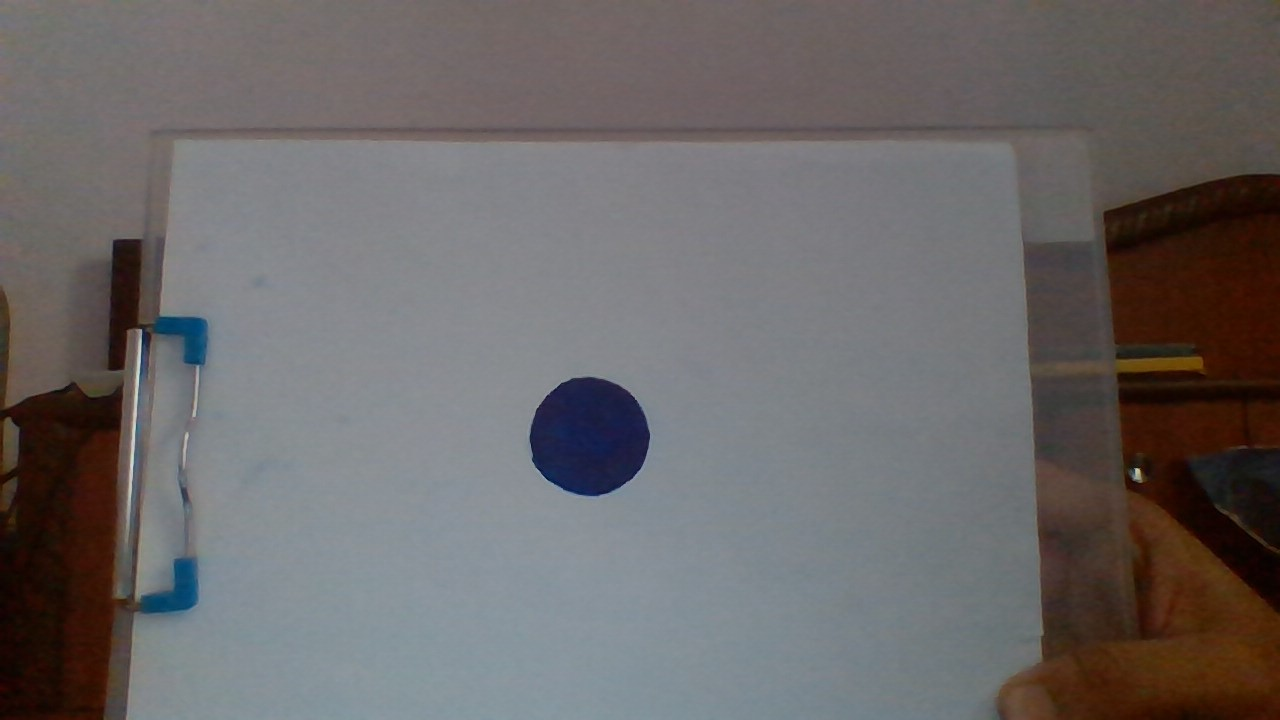
#> input picture train/calibration.jpg, 1280 x 720 px
$ python test_run.py
#> lines starting #> are read from the running program, lines starting #| are printed output that depends on the picture; after the words box and inside, x2 and y2 are one past the last pixel; in counts of white or black regions, pixels touching at a corner belong together; long printed decimals are rounded
### calibration.py
import cv2
import numpy as np
import math

class focalLength:
    '''
    Calculate the distance between the circle marker and camera

    :param image: Image of object whose distance is to be measured
    :param marker_rad: Radius of circle marker
    :param distance: Distance between the marker and the camera
    '''
    #initializes the values
    def __init__(self, image, distance, marker_rad):
        self.image=image
        self.distance=distance
        self.marker_rad=marker_rad
        self.focal=0.0


    #Return distance between the marker and camera along with marker radius
    def get_val(self):
        return self.distance, self.marker_rad


    #Return Focal length in the pixel
    def getFocalLength(self):
        contours,hierarchy = cv2.findContours(self.image,cv2.RETR_EXTERNAL,cv2.CHAIN_APPROX_NONE)
        for cnt in contours:
            area = cv2.contourArea(cnt)

            if area>500:

                peri = cv2.arcLength(cnt,True)
                #print(peri)
                approx = cv2.approxPolyDP(cnt,0.02*peri,True)
                print(len(approx))
                objCor = len(approx)
                x, y, w, h = cv2.boundingRect(approx)

                if objCor>4:
                    objectType= "Circles"
                    print(f'The area of circle is:{area}')
                    pixel_rad=math.sqrt(area/math.pi)
                    self.focal=self.distance*pixel_rad/self.marker_rad


                else:objectType="None"


        return self.focal

### measure_distance.py
import cv2
import numpy as np
import math


class distance:
	'''
	Calculate the distance between the circle marker and camera

	:param image: Image of object whose distance is to be measured
	:param imageCanny: Canny Image
	:param marker_rad: Radius of circle marker
	:param focal_length: Focal length calculated at the time of callibration
	'''
    #initializes the values
    def __init__(self, image, imageCanny, marker_rad, focal_length):
        self.image=image
        self.imageCanny=imageCanny
        self.marker_rad=marker_rad
        self.focal_length=focal_length
        self.distance=0.0

    #Return Focal length and marker radius
    def get_val(self):
        return self.focal_length, self.marker_rad


    #Calculate the distance between the marker and the camera
    def getDistance(self):
	    contours,hierarchy = cv2.findContours(self.imageCanny,cv2.RETR_EXTERNAL,cv2.CHAIN_APPROX_NONE)
	    for cnt in contours:
	        area = cv2.contourArea(cnt)

	        if area>500:
	            cv2.drawContours(self.image, cnt, -1, (255, 0, 0), 3)
	            peri = cv2.arcLength(cnt,True)
	            #print(peri)
	            approx = cv2.approxPolyDP(cnt,0.02*peri,True)
	            print(len(approx))
	            objCor = len(approx)
	            x, y, w, h = cv2.boundingRect(approx)


	            if objCor>4:
	                objectType= "Circles"
	                print(f'The area of circle is:{area}')
	                pixel_rad=math.sqrt(area/math.pi)


	                distance=self.focal_length*self.marker_rad/pixel_rad
	                print(f'The calculated distance is {distance}')
	            else:objectType="None"


	            cv2.rectangle(self.image,(x,y),(x+w,y+h),(0,255,0),2)
	            cv2.putText(self.image, objectType,
	                        (x+(w//2)-10,y+(h//2)-10),cv2.FONT_HERSHEY_COMPLEX,0.7,
	                        (0,0,0),2)

### test_run.py
'''
Object Distance Detection
'''
import cv2
import numpy as np
import math
from calibration import focalLength as fl
from measure_distance import distance

def stackImages(scale,imgArray):
    '''
    Generates a single scaled image consisting of all the image

    :param scale: float, provide a value to which all the images is to be scaled
    :param imgArray: String Array, list of images to merged
    '''
    rows = len(imgArray)
    cols = len(imgArray[0])
    rowsAvailable = isinstance(imgArray[0], list)
    width = imgArray[0][0].shape[1]
    height = imgArray[0][0].shape[0]
    if rowsAvailable:
        for x in range ( 0, rows):
            for y in range(0, cols):
                if imgArray[x][y].shape[:2] == imgArray[0][0].shape [:2]:
                    imgArray[x][y] = cv2.resize(imgArray[x][y], (0, 0), None, scale, scale)
                else:
                    imgArray[x][y] = cv2.resize(imgArray[x][y], (imgArray[0][0].shape[1], imgArray[0][0].shape[0]), None, scale, scale)
                if len(imgArray[x][y].shape) == 2: imgArray[x][y]= cv2.cvtColor( imgArray[x][y], cv2.COLOR_GRAY2BGR)
        imageBlank = np.zeros((height, width, 3), np.uint8)
        hor = [imageBlank]*rows
        hor_con = [imageBlank]*rows
        for x in range(0, rows):
            hor[x] = np.hstack(imgArray[x])
        ver = np.vstack(hor)
    else:
        for x in range(0, rows):
            if imgArray[x].shape[:2] == imgArray[0].shape[:2]:
                imgArray[x] = cv2.resize(imgArray[x], (0, 0), None, scale, scale)
            else:
                imgArray[x] = cv2.resize(imgArray[x], (imgArray[0].shape[1], imgArray[0].shape[0]), None,scale, scale)
            if len(imgArray[x].shape) == 2: imgArray[x] = cv2.cvtColor(imgArray[x], cv2.COLOR_GRAY2BGR)
        hor= np.hstack(imgArray)
        ver = hor
    return ver
#Enter the path of the train image which would be used for callibration of focal length in pixel
train_path = 'train/calibration.jpg'
img = cv2.imread(train_path)
#> img is the input picture: shape (720, 1280, 3); mean B, G, R 103.8, 103.6, 107.2
imgContour = img.copy()


imgGray = cv2.cvtColor(img,cv2.COLOR_BGR2GRAY)
imgBlur = cv2.GaussianBlur(imgGray,(7,7),1)
imgCanny = cv2.Canny(imgBlur,50,50)
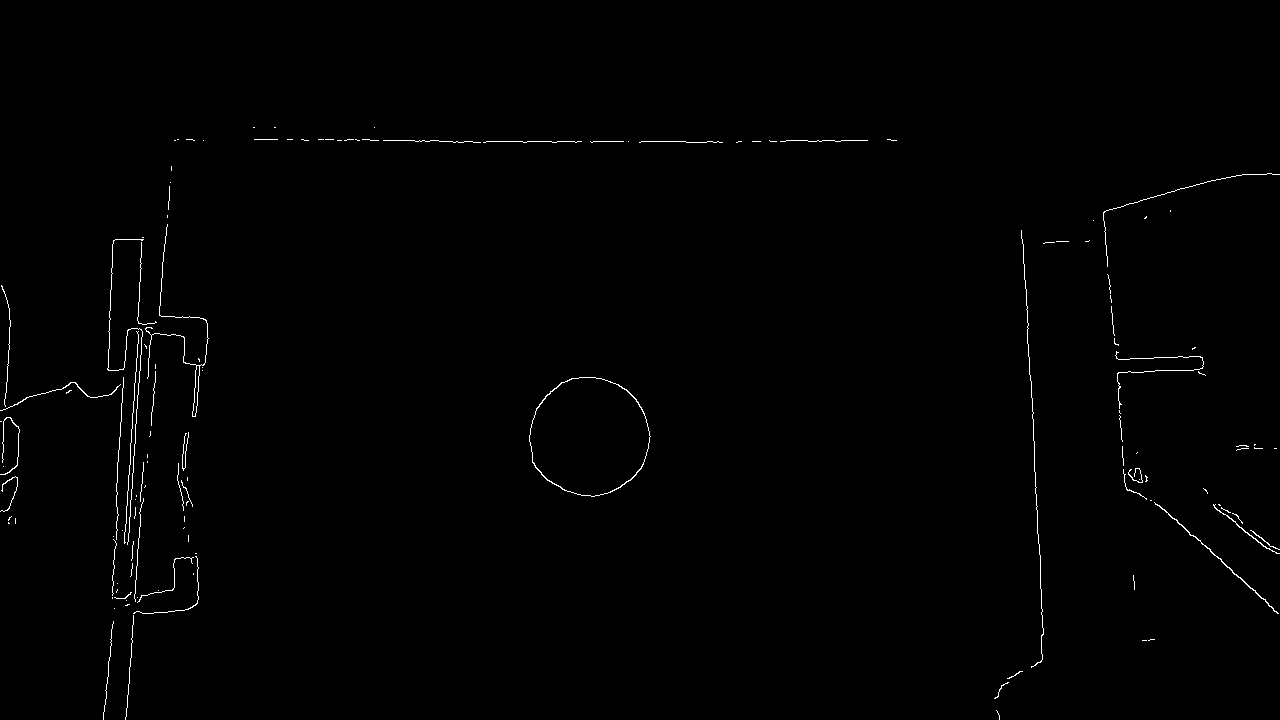
#> imgCanny: shape (720, 1280); 0.61% white in thin lines or dots, all inside (x1, y1, x2, y2) = (0, 127, 1280, 720)

obj=fl(imgCanny,30,2)

pix_focal=obj.getFocalLength()
#> in getFocalLength, `contours,hierarchy = cv2.findContours(self.image,cv2.RETR_EXTERNAL,cv2..`: contours = 132 contours, 127 with area under 20; largest, box (x1, y1, x2, y2) and area: (529, 377, 651, 497) 11137, (145, 224, 209, 417) 180, (1154, 502, 1279, 614) 95, (1213, 504, 1280, 554) 42, (0, 382, 121, 411) 34
#> the loop in getFocalLength, `for cnt in contours:` made 132 passes
#> (area, peri, objCor, x, y, w, h, objectType) on pass 74: (11137, 398, 8, 532, 378, 115, 116, 'Circles')
#> area on passes 38 to 39: 41.5, 95
#| 8
#| The area of circle is:11137.0
#> pix_focal = 893.1
print(f'The focal length in pixels is{pix_focal}')
#| The focal length in pixels is893.1007057138055

#Enter the path of the test image whose distance is to be measured
test_path = 'test/50.jpg'
img_test = cv2.imread(test_path)
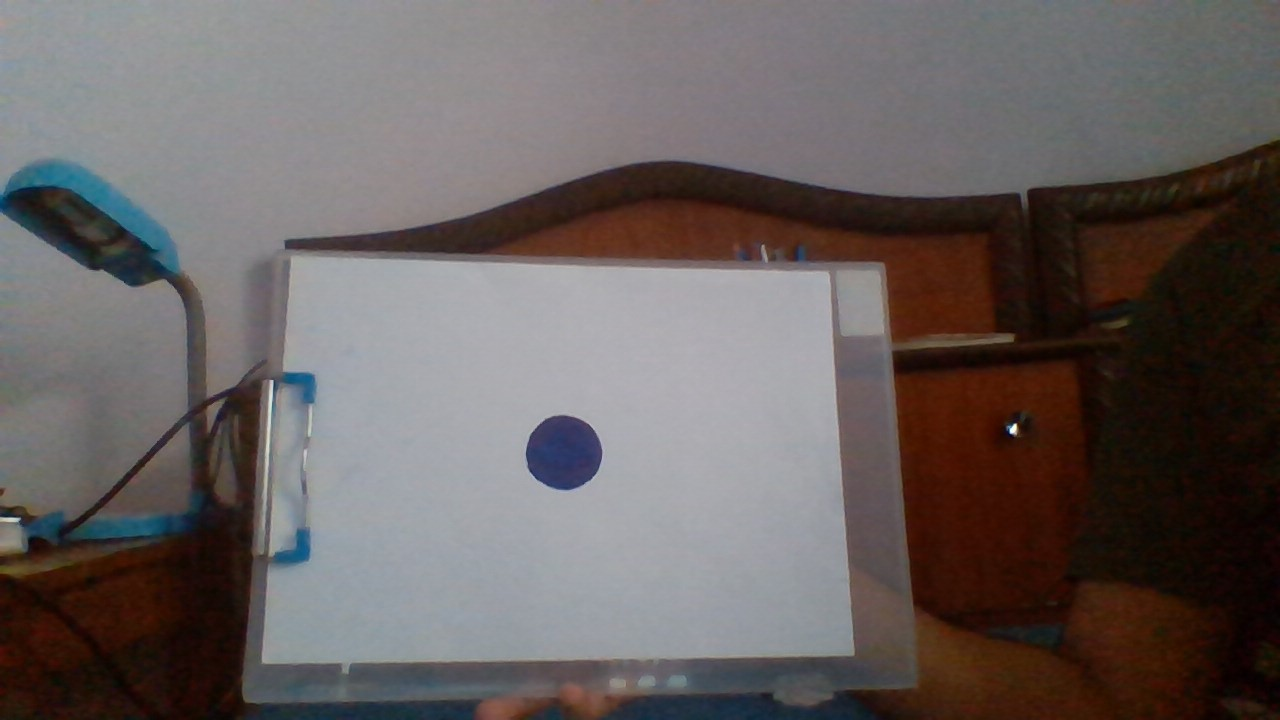
#> input picture test/50.jpg, 1280 x 720 px
#> img_test is the input picture: shape (720, 1280, 3); mean B, G, R 95.2, 96.3, 103.8
imgCont = img_test.copy()


imgGray_test = cv2.cvtColor(img_test,cv2.COLOR_BGR2GRAY)
imgBlur_test = cv2.GaussianBlur(imgGray_test,(7,7),1)
imgCanny_test = cv2.Canny(imgBlur_test,50,50)
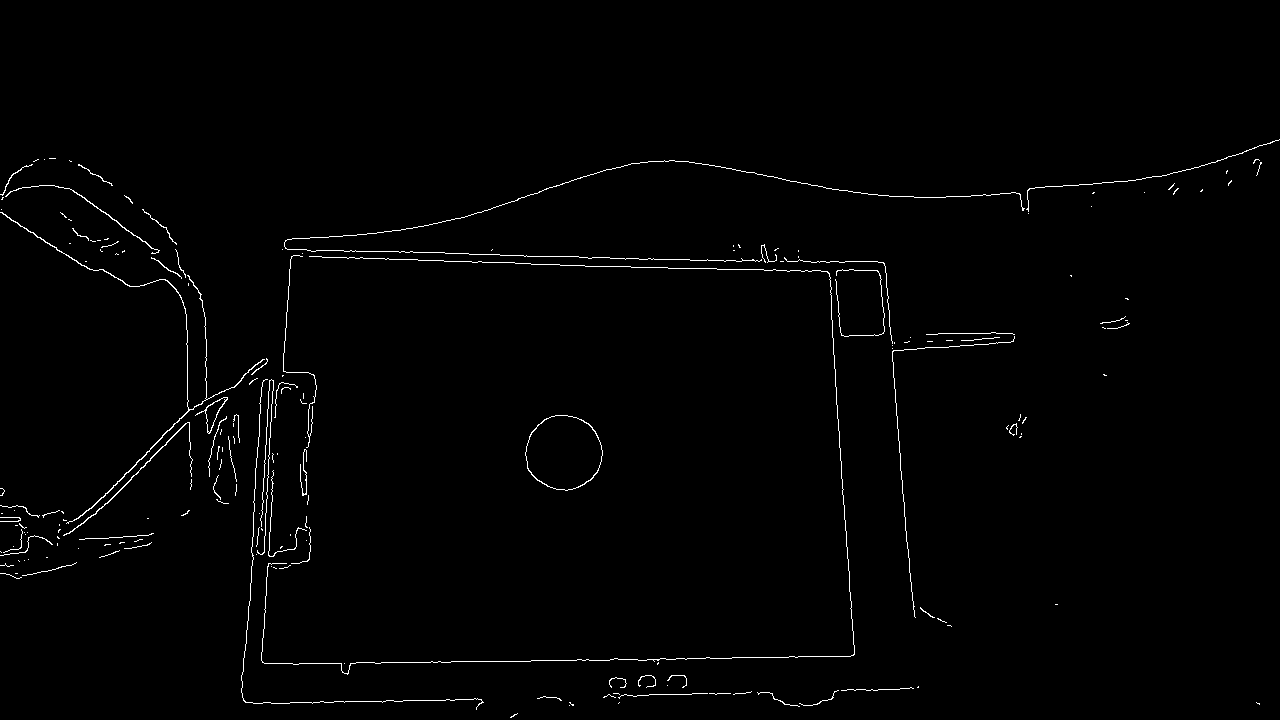
#> imgCanny_test: shape (720, 1280); 1.1% white in thin lines or dots, all inside (x1, y1, x2, y2) = (0, 139, 1280, 718)

distanceobj=distance(imgCont,imgCanny_test,2,pix_focal)

distanceobj.getDistance()
#> in getDistance, `contours,hierarchy = cv2.findContours(self.imageCanny,cv2.RETR_EXTERNA..`: contours = 184 contours, 179 with area under 20; largest, box (x1, y1, x2, y2) and area: (525, 415, 603, 491) 4475, (195, 397, 228, 434) 322, (0, 212, 265, 524) 236, (63, 422, 193, 536) 100, (5, 185, 160, 254) 65
#> the loop in getDistance, `for cnt in contours:` made 184 passes
#> (area, peri, objCor, x, y, w, h, objectType) on pass 100: (4475, 252.5, 8, 527, 415, 76, 76, 'Circles')
#| 8
#| The area of circle is:4475.0
#| The calculated distance is 47.327
#> after the loop in getDistance, `for cnt in contours:`:
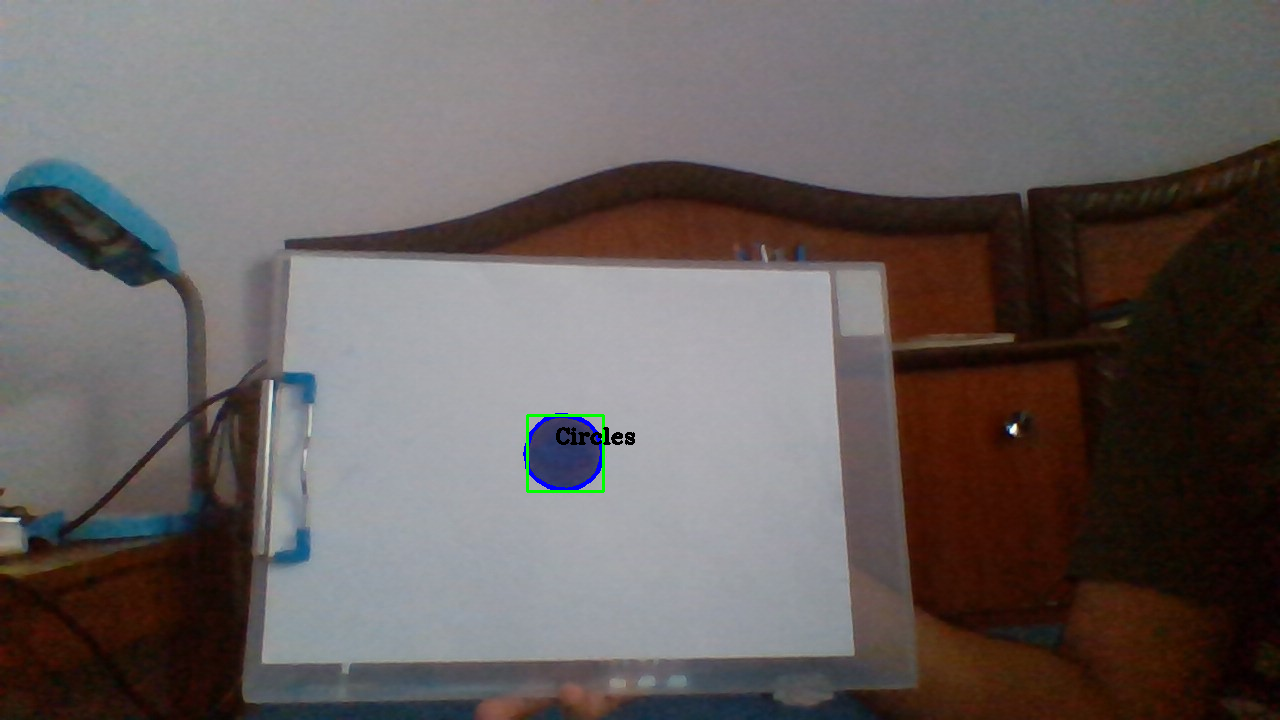
#> self.image: shape (720, 1280, 3); 0.26% of pixels changed, all inside (x1, y1, x2, y2) = (523, 413, 635, 493)

cv2.imshow("Final output", imgCont)
cv2.waitKey(0)
